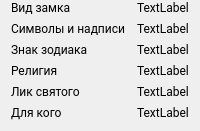
                          <widget class="QWidget" name="characteristic_page_3">
                           <layout class="QGridLayout" name="gridLayout_3">
                            <property name="topMargin">
                             <number>0</number>
                            </property>
                            <item row="0" column="0" alignment="Qt::AlignLeft">
                             <widget class="QLabel" name="label_33">
                              <property name="font">
                               <font>
                                <family>-apple-system,BlinkMacSystemFont,Segoe UI,Roboto,Oxygen- Sans,Ubuntu,Cantarell,Helvetica Neue,sans-serif</family>
                               </font>
                              </property>
                              <property name="text">
                               <string>Вид замка</string>
                              </property>
                             </widget>
                            </item>
                            <item row="1" column="0" alignment="Qt::AlignLeft">
                             <widget class="QLabel" name="label_34">
                              <property name="font">
                               <font>
                                <family>-apple-system,BlinkMacSystemFont,Segoe UI,Roboto,Oxygen- Sans,Ubuntu,Cantarell,Helvetica Neue,sans-serif</family>
                               </font>
                              </property>
                              <property name="text">
                               <string>Символы и надписи</string>
                              </property>
                             </widget>
                            </item>
                            <item row="2" column="0" alignment="Qt::AlignLeft">
                             <widget class="QLabel" name="label_35">
                              <property name="font">
                               <font>
                                <family>-apple-system,BlinkMacSystemFont,Segoe UI,Roboto,Oxygen- Sans,Ubuntu,Cantarell,Helvetica Neue,sans-serif</family>
                               </font>
                              </property>
                              <property name="text">
                               <string>Знак зодиака</string>
                              </property>
                             </widget>
                            </item>
                            <item row="3" column="0" alignment="Qt::AlignLeft">
                             <widget class="QLabel" name="label_36">
                              <property name="font">
                               <font>
                                <family>-apple-system,BlinkMacSystemFont,Segoe UI,Roboto,Oxygen- Sans,Ubuntu,Cantarell,Helvetica Neue,sans-serif</family>
                               </font>
                              </property>
                              <property name="text">
                               <string>Религия</string>
                              </property>
                             </widget>
                            </item>
                            <item row="5" column="0" alignment="Qt::AlignLeft">
                             <widget class="QLabel" name="label_38">
                              <property name="font">
                               <font>
                                <family>-apple-system,BlinkMacSystemFont,Segoe UI,Roboto,Oxygen- Sans,Ubuntu,Cantarell,Helvetica Neue,sans-serif</family>
                               </font>
                              </property>
                              <property name="text">
                               <string>Для кого</string>
                              </property>
                             </widget>
                            </item>
                            <item row="4" column="0" alignment="Qt::AlignLeft">
                             <widget class="QLabel" name="label_37">
                              <property name="font">
                               <font>
                                <family>-apple-system,BlinkMacSystemFont,Segoe UI,Roboto,Oxygen- Sans,Ubuntu,Cantarell,Helvetica Neue,sans-serif</family>
                               </font>
                              </property>
                              <property name="text">
                               <string>Лик святого</string>
                              </property>
                             </widget>
                            </item>
                            <item row="0" column="1" alignment="Qt::AlignRight">
                             <widget class="QLabel" name="characteristic_15">
                              <property name="font">
                               <font>
                                <family>-apple-system,BlinkMacSystemFont,Segoe UI,Roboto,Oxygen- Sans,Ubuntu,Cantarell,Helvetica Neue,sans-serif</family>
                               </font>
                              </property>
                              <property name="text">
                               <string>TextLabel</string>
                              </property>
                             </widget>
                            </item>
                            <item row="1" column="1" alignment="Qt::AlignRight">
                             <widget class="QLabel" name="characteristic_16">
                              <property name="font">
                               <font>
                                <family>-apple-system,BlinkMacSystemFont,Segoe UI,Roboto,Oxygen- Sans,Ubuntu,Cantarell,Helvetica Neue,sans-serif</family>
                               </font>
                              </property>
                              <property name="text">
                               <string>TextLabel</string>
                              </property>
                             </widget>
                            </item>
                            <item row="4" column="1" alignment="Qt::AlignRight">
                             <widget class="QLabel" name="characteristic_19">
                              <property name="font">
                               <font>
                                <family>-apple-system,BlinkMacSystemFont,Segoe UI,Roboto,Oxygen- Sans,Ubuntu,Cantarell,Helvetica Neue,sans-serif</family>
                               </font>
                              </property>
                              <property name="text">
                               <string>TextLabel</string>
                              </property>
                             </widget>
                            </item>
                            <item row="2" column="1" alignment="Qt::AlignRight">
                             <widget class="QLabel" name="characteristic_17">
                              <property name="font">
                               <font>
                                <family>-apple-system,BlinkMacSystemFont,Segoe UI,Roboto,Oxygen- Sans,Ubuntu,Cantarell,Helvetica Neue,sans-serif</family>
                               </font>
                              </property>
                              <property name="text">
                               <string>TextLabel</string>
                              </property>
                             </widget>
                            </item>
                            <item row="3" column="1" alignment="Qt::AlignRight">
                             <widget class="QLabel" name="characteristic_18">
                              <property name="font">
                               <font>
                                <family>-apple-system,BlinkMacSystemFont,Segoe UI,Roboto,Oxygen- Sans,Ubuntu,Cantarell,Helvetica Neue,sans-serif</family>
                               </font>
                              </property>
                              <property name="text">
                               <string>TextLabel</string>
                              </property>
                             </widget>
                            </item>
                            <item row="5" column="1" alignment="Qt::AlignRight">
                             <widget class="QLabel" name="characteristic_20">
                              <property name="font">
                               <font>
                                <family>-apple-system,BlinkMacSystemFont,Segoe UI,Roboto,Oxygen- Sans,Ubuntu,Cantarell,Helvetica Neue,sans-serif</family>
                               </font>
                              </property>
                              <property name="text">
                               <string>TextLabel</string>
                              </property>
                             </widget>
                            </item>
                           </layout>
                          </widget>
